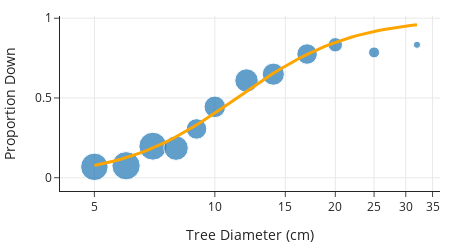

The code cell stored with this chart in its notebook:
### Code cell
X_plt = pd.DataFrame(
    {"log_diam": np.linspace(X["log_diam"].min(), X["log_diam"].max(), 50)}
)
p_hats = lr_model.predict_proba(X_plt)
X_orig = np.exp(X_plt)

fig = px.scatter(
    tree_bins, x="diameter", y="proportion", size="count", log_x=True,
    labels={"diameter": "Tree Diameter (cm)", "proportion": "Proportion Down"},
    width=450, height=250,
)

fig.add_trace(go.Scatter(
    x=X_orig["log_diam"], y=p_hats[:, 1], line=dict(color="orange", width=3),
))

fig.update_layout(showlegend=False)
fig

### Figure 1 — Plotly figure (JSON) as saved in the notebook; plotly's stock layout.template omitted (floating-point values rounded to 4 significant figures)
{"data": [{"hovertemplate": "Tree Diameter (cm)=%{x}<br>Proportion Down=%{y}<br>count=%{marker.size}<extra></extra>", "legendgroup": "", "marker": {"color": "#1F77B4", "size": [88, 93, 91, 70, 49, 54, 64, 57, 49, 24, 14, 6], "sizemode": "area", "sizeref": 0.2325, "symbol": "circle"}, "mode": "markers", "name": "", "orientation": "v", "showlegend": false, "type": "scatter", "x": [5, 6, 7, 8, 9, 10, 12, 14, 17, 20, 25, 32], "xaxis": "x", "y": [0.06818, 0.07527, 0.1978, 0.1857, 0.3061, 0.4444, 0.6094, 0.6491, 0.7755, 0.8333, 0.7857, 0.8333], "yaxis": "y"}, {"line": {"color": "orange", "width": 3}, "type": "scatter", "x": [5.0, 5.193, 5.394, 5.602, 5.818, 6.043, 6.276, 6.518, 6.77, 7.031, 7.303, 7.585, 7.878, 8.182, 8.498, 8.826, 9.167, 9.521, 9.888, 10.27, 10.67, 11.08, 11.51, 11.95, 12.41, 12.89, 13.39, 13.91, 14.44, 15.0, 15.58, 16.18, 16.81, 17.45, 18.13, 18.83, 19.56, 20.31, 21.09, 21.91, 22.75, 23.63, 24.55, 25.49, 26.48, 27.5, 28.56, 29.67, 30.81, 32], "y": [0.07633, 0.08486, 0.09424, 0.1046, 0.1158, 0.1282, 0.1416, 0.1562, 0.172, 0.189, 0.2073, 0.2269, 0.2478, 0.2698, 0.2931, 0.3176, 0.343, 0.3695, 0.3967, 0.4246, 0.4529, 0.4816, 0.5104, 0.5391, 0.5676, 0.5956, 0.623, 0.6497, 0.6754, 0.7002, 0.7238, 0.7462, 0.7674, 0.7874, 0.806, 0.8234, 0.8395, 0.8545, 0.8682, 0.8808, 0.8924, 0.903, 0.9126, 0.9214, 0.9293, 0.9365, 0.9431, 0.9489, 0.9542, 0.959]}], "layout": {"height": 250, "legend": {"itemsizing": "constant", "tracegroupgap": 0}, "showlegend": false, "width": 450, "xaxis": {"anchor": "y", "autorange": true, "domain": [0, 1], "range": [0.6131, 1.563], "title": {"text": "Tree Diameter (cm)"}, "type": "log"}, "yaxis": {"anchor": "x", "autorange": true, "domain": [0, 1], "range": [-0.08307, 1.014], "title": {"text": "Proportion Down"}, "type": "linear"}}}
